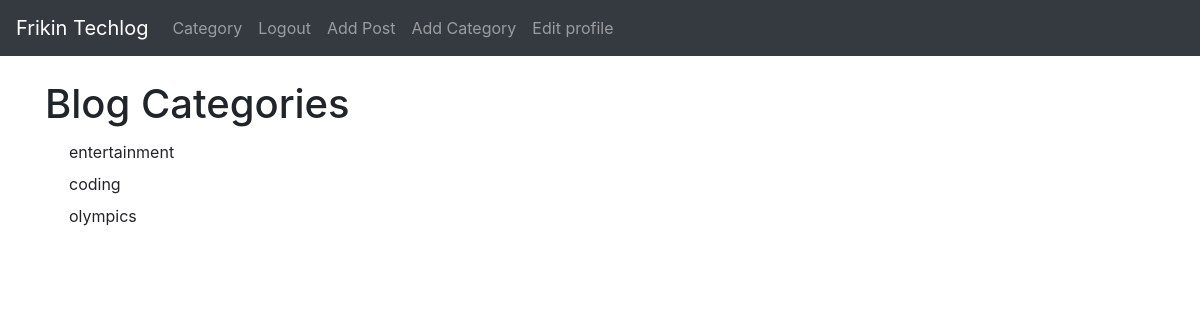
/category-list/ (signed in), run on the app's committed database.
### techlog/models.py (models this page shows, shortened)
class Category(models.Model):
    name = models.CharField(max_length=255)
    def __str__(self):
        return self.name

### techlog/views.py (the view)
# urls.py: path('category-list/', CategoryListView, name='category-list'),
def CategoryListView(request):
    category_menu_list = Category.objects.all()
    return render(request, 'categories_list.html', {'category_menu_list': category_menu_list})

### techlog/templates/categories_list.html (shortened to what this page needs)
{% extends 'base.html' %}
{% block content %}
<h1> Blog Categories </h1>
{% for item in category_menu_list %}
<a class="dropdown-item" href="{% url 'category' item|slugify %}">{{ item }}</a>
{% endfor %}
{%  endblock %}

### data on the page
Category: name "entertainment"
Category: name "coding"
Category: name "olympics"
